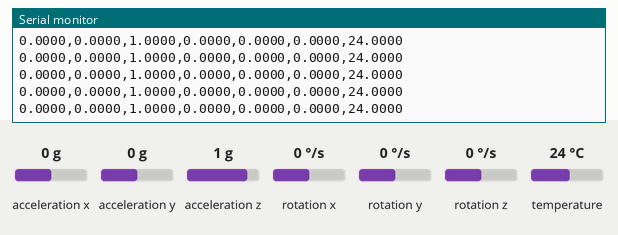
Simulated run of this sketch. Board: Arduino Uno, built with avr-gcc and run on an emulated ATmega328P. Parts: the last lines printed to the serial monitor. Inputs (shaded band) come from the test bench; at power-on: acceleration x 0 g, rotation x 0 °/s, acceleration y 0 g, acceleration z 1 g, rotation y 0 °/s, rotation z 0 °/s, temperature 24 °C.

Above: at 1.2 s.
1.3 s: acceleration x set to -1.4 g
At 1.37 s:
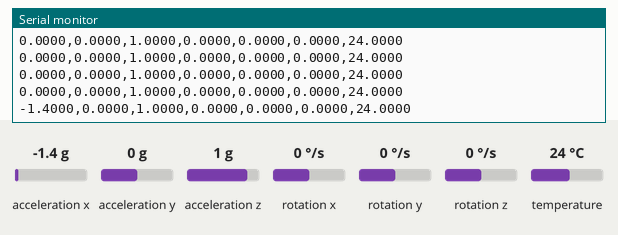
2.8 s: rotation x set to -192 °/s
At 2.84 s:
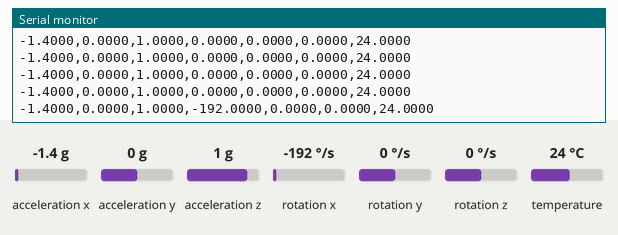
5.8 s: acceleration y set to -1.4 g
At 5.89 s:
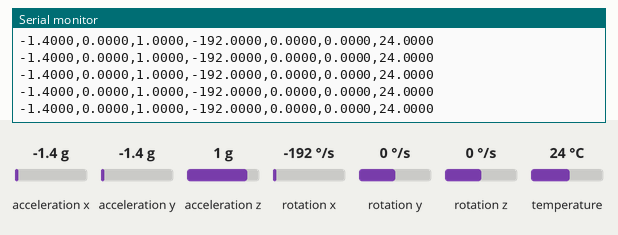
7.3 s: acceleration z set to -1.4 g
At 7.37 s:
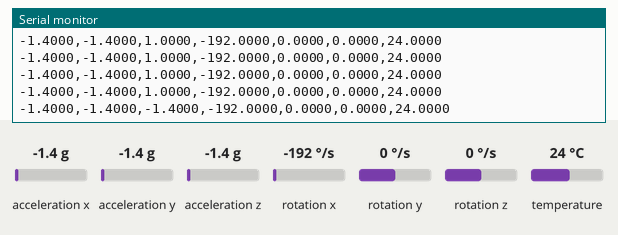
8.8 s: acceleration x set to 0 g
At 8.84 s:
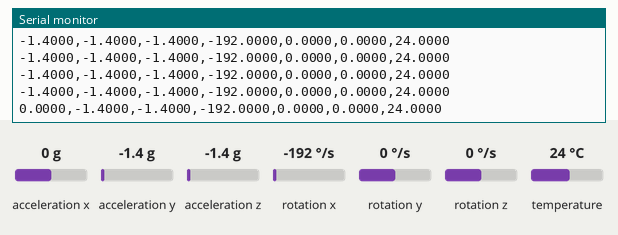

The sketch:

Serial2Touchdesigner.ino
```cpp
/*
For this setup we will use the Seeedstudio XIAO BLE Sense nRF52840 microcontroller.
sensors are in this microcontroller already built in: Acceleration and gyroscope sensors are on board.
If you need more information about the board and the setup process in the Arduino IDE.
Check these pages:

-> Setting up the board in Arduino IDE:
    -------------------------------
    https://wiki.seeedstudio.com/XIAO_BLE/

-> How to use the 3-axis accelerometer and 3-axis gyroscope:
    -----------------------------------------------------------
    https://github.com/Seeed-Studio/wiki-documents/blob/docusaurus-version/docs/Sensor/SeeedStudio_XIAO/SeeedStudio_XIAO_nRF52840-Sense/XIAO-BLE-Sense-IMU-Usage.md
*/


#include "LSM6DS3.h"
#include "Wire.h"

//Create a instance of class LSM6DS3
LSM6DS3 myIMU(I2C_MODE, 0x6A);    //I2C device address 0x6A

void setup() {
    Serial.begin(9600);
    while (!Serial);
    if (myIMU.begin() != 0) {
        Serial.println("Device error");
    } else {
        Serial.println("Device OK!");
    }
}

void loop() {
    // Read all values
    float accX = myIMU.readFloatAccelX();
    float accY = myIMU.readFloatAccelY();
    float accZ = myIMU.readFloatAccelZ();
    float gyroX = myIMU.readFloatGyroX();
    float gyroY = myIMU.readFloatGyroY();
    float gyroZ = myIMU.readFloatGyroZ();
    float temp = myIMU.readTempC();

    // Output in CSV format: accX,accY,accZ,gyroX,gyroY,gyroZ,temp
    Serial.print(accX, 4);
    Serial.print(",");
    Serial.print(accY, 4);
    Serial.print(",");
    Serial.print(accZ, 4);
    Serial.print(",");
    Serial.print(gyroX, 4);
    Serial.print(",");
    Serial.print(gyroY, 4);
    Serial.print(",");
    Serial.print(gyroZ, 4);
    Serial.print(",");
    Serial.println(temp, 4);

    delay(100);  // 10Hz update rate
}
```

Measured:
- after the input at 1.3 s, the serial monitor: prints a new line after 0.07 s (image 1)
- after the input at 2.8 s, the serial monitor: prints a new line at once (image 2)
- after the input at 7.3 s, the serial monitor: prints a new line after 0.07 s (image 4)
- after the input at 8.8 s, the serial monitor: prints a new line at once (image 5)
